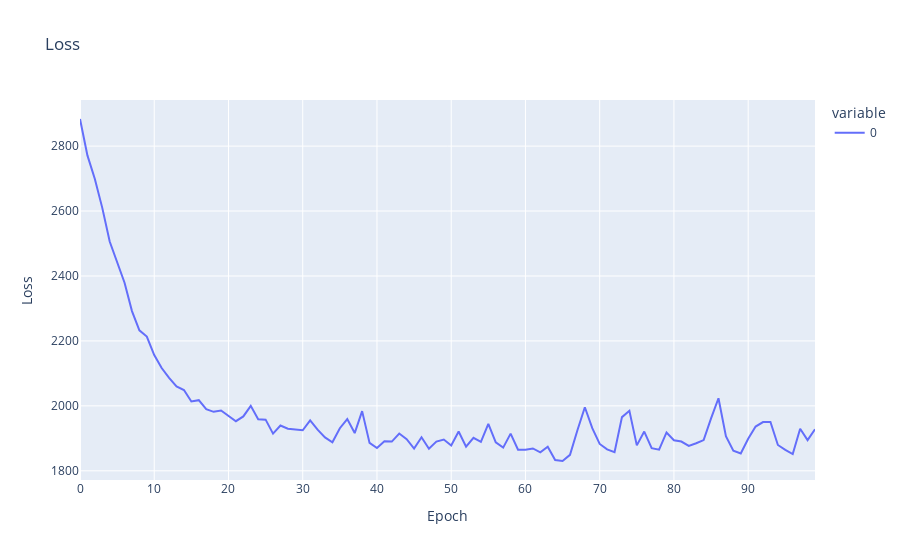

The cell this chart's notebook holds for it:
### Code cell
fig = px.line(losses, title="Loss")
fig.update_layout(
    xaxis_title="Epoch",
    yaxis_title="Loss",)
fig.show()

### Figure 1 — Plotly figure (JSON) as saved in the notebook; plotly's stock layout.template omitted (floating-point values rounded to 4 significant figures)
{"data": [{"hovertemplate": "variable=0<br>index=%{x}<br>value=%{y}<extra></extra>", "legendgroup": "0", "line": {"color": "#636efa", "dash": "solid"}, "marker": {"symbol": "circle"}, "mode": "lines", "name": "0", "orientation": "v", "showlegend": true, "type": "scatter", "x": [0, 1, 2, 3, 4, 5, 6, 7, 8, 9, 10, 11, 12, 13, 14, 15, 16, 17, 18, 19, 20, 21, 22, 23, 24, 25, 26, 27, 28, 29, 30, 31, 32, 33, 34, 35, 36, 37, 38, 39, 40, 41, 42, 43, 44, 45, 46, 47, 48, 49, 50, 51, 52, 53, 54, 55, 56, 57, 58, 59, 60, 61, 62, 63, 64, 65, 66, 67, 68, 69, 70, 71, 72, 73, 74, 75, 76, 77, 78, 79, 80, 81, 82, 83, 84, 85, 86, 87, 88, 89, 90, 91, 92, 93, 94, 95, 96, 97, 98, 99], "xaxis": "x", "y": [2883.0, 2771.0, 2699.0, 2610.0, 2506.0, 2439.0, 2379.0, 2292.0, 2233.0, 2213.0, 2157.0, 2117.0, 2086.0, 2060.0, 2049.0, 2014.0, 2018.0, 1990.0, 1982.0, 1986.0, 1968.0, 1953.0, 1967.0, 2000.0, 1959.0, 1958.0, 1915.0, 1939.0, 1930.0, 1927.0, 1925.0, 1955.0, 1927.0, 1903.0, 1888.0, 1931.0, 1960.0, 1916.0, 1984.0, 1886.0, 1870.0, 1891.0, 1890.0, 1915.0, 1897.0, 1869.0, 1903.0, 1868.0, 1890.0, 1896.0, 1878.0, 1921.0, 1874.0, 1902.0, 1889.0, 1944.0, 1888.0, 1871.0, 1914.0, 1865.0, 1865.0, 1869.0, 1857.0, 1874.0, 1833.0, 1830.0, 1849.0, 1925.0, 1996.0, 1931.0, 1883.0, 1866.0, 1857.0, 1965.0, 1985.0, 1878.0, 1921.0, 1870.0, 1865.0, 1918.0, 1894.0, 1890.0, 1876.0, 1885.0, 1895.0, 1961.0, 2024.0, 1907.0, 1862.0, 1854.0, 1899.0, 1936.0, 1950.0, 1950.0, 1879.0, 1864.0, 1852.0, 1930.0, 1895.0, 1928.0], "yaxis": "y"}], "layout": {"legend": {"title": {"text": "variable"}, "tracegroupgap": 0}, "title": {"text": "Loss"}, "xaxis": {"anchor": "y", "domain": [0, 1], "title": {"text": "Epoch"}}, "yaxis": {"anchor": "x", "domain": [0, 1], "title": {"text": "Loss"}}}}
